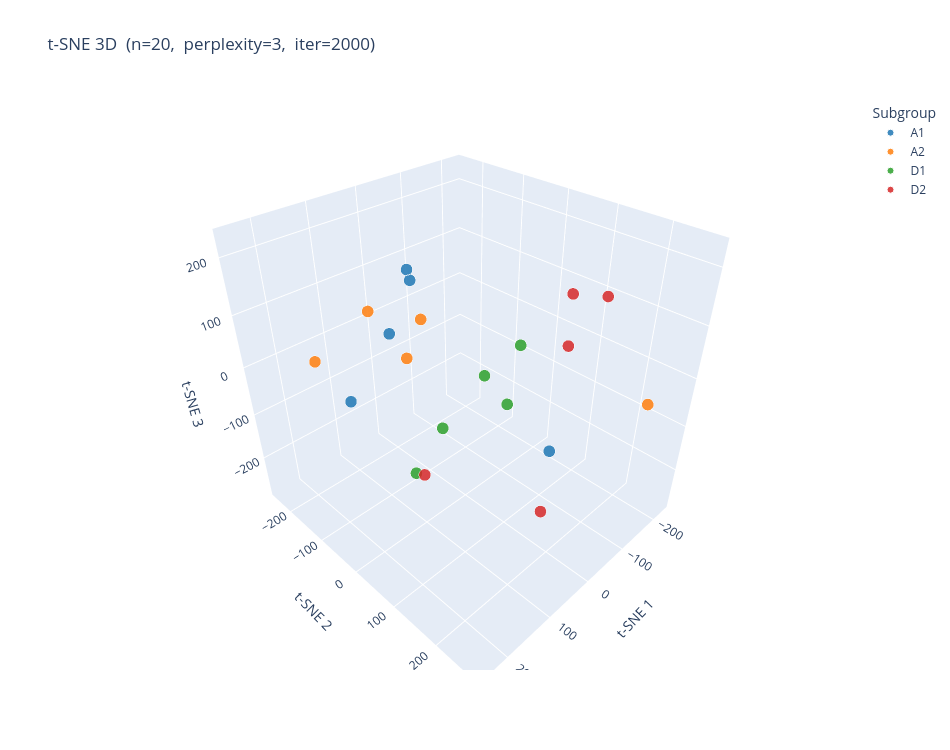

This figure's notebook cell:
### Markdown cell above
#### t-SNE — 3D

3D variant — drag to rotate, scroll to zoom.

### Code cell
plot_tsne(embeddings, result, output_path=None, dimensions=3)

### Figure 1 — Plotly figure (JSON) as saved in the notebook; plotly's stock layout.template omitted (floating-point values rounded to 4 significant figures)
{"data": [{"hovertemplate": "%{text}<extra>A1</extra>", "marker": {"color": "#1f77b4", "line": {"color": "white", "width": 1}, "opacity": 0.85, "size": 7}, "mode": "markers", "name": "A1", "text": ["images/A1/pai-1NY5xYvV.png", "images/A1/pai-3Dab9LlQ.png", "images/A1/pai-3OXbEPn6.png", "images/A1/pai-f38SBAd9.png", "images/A1/pai-FvearqMK.png"], "type": "scatter3d", "x": [142.0, 146.5, 58.62, 247.5, -92.2], "y": [-15.44, 43.29, -68.75, 24.09, 120.5], "z": [120.7, 230.1, 177.6, 72.57, -166.0]}, {"hovertemplate": "%{text}<extra>A2</extra>", "marker": {"color": "#ff7f0e", "line": {"color": "white", "width": 1}, "opacity": 0.85, "size": 7}, "mode": "markers", "name": "A2", "text": ["images/A2/pai-26WHawSw.png", "images/A2/pai-dkPCBr8L.png", "images/A2/pai-DZKRM3dU.png", "images/A2/pai-Ejp0NKNw.png", "images/A2/pai-GhQu5RLm.png"], "type": "scatter3d", "x": [161.4, -126.1, -66.59, 10.82, -76.43], "y": [-204.4, 274.7, -235.8, -246.9, -198.5], "z": [-7.368, 2.274, -119.6, 15.11, -17.69]}, {"hovertemplate": "%{text}<extra>D1</extra>", "marker": {"color": "#2ca02c", "line": {"color": "white", "width": 1}, "opacity": 0.85, "size": 7}, "mode": "markers", "name": "D1", "text": ["images/D1/pai-6DJYEp8X.png", "images/D1/pai-79OPrdAS.png", "images/D1/pai-7aipYdIM.png", "images/D1/pai-8R9gk2PK.png", "images/D1/pai-BLSTub91.png"], "type": "scatter3d", "x": [-40.32, 143.3, 56.56, -21.9, 48.99], "y": [84.32, 30.29, 145.0, 24.02, -6.257], "z": [64.48, -124.8, 30.93, -14.52, -105.1]}, {"hovertemplate": "%{text}<extra>D2</extra>", "marker": {"color": "#d62728", "line": {"color": "white", "width": 1}, "opacity": 0.85, "size": 7}, "mode": "markers", "name": "D2", "text": ["images/D2/pai-7SvYku65.png", "images/D2/pai-84MMLArI.png", "images/D2/pai-hzCkAxJC.png", "images/D2/pai-U1jTMm7E.png", "images/D2/pai-UEFhLLhV.png"], "type": "scatter3d", "x": [-67.97, 54.01, -230.9, -218.7, 28.68], "y": [215.1, 220.8, 41.19, 49.01, -84.28], "z": [190.0, -140.0, -40.37, 76.43, -278.0]}], "layout": {"height": 750, "legend": {"font": {"size": 12}, "title": {"text": "Subgroup"}}, "paper_bgcolor": "white", "scene": {"bgcolor": "white", "xaxis": {"title": {"text": "t-SNE 1"}}, "yaxis": {"title": {"text": "t-SNE 2"}}, "zaxis": {"title": {"text": "t-SNE 3"}}}, "title": {"font": {"size": 17}, "text": "t-SNE 3D  (n=20,  perplexity=3,  iter=2000)"}, "width": 950}}
